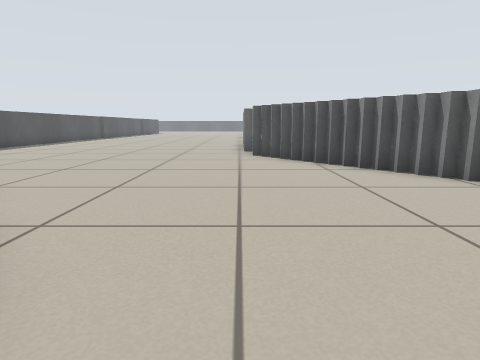
view 1 (above)

16 first-person views from a walk through a robot-simulator world made for Stage. The camera is 0.5 m above the floor, tilts 10° down and sees 75° across. Floor lines are 1 m apart. The floor is counted in squares, 0.5 m on a side. Each view is taken from the middle of a square. On the plan, view 1 faces up. The plan holds only what a view shows up to about 12 squares ahead; the rest is blank. The place goes on beyond the plan. Robots are left out.

view 2
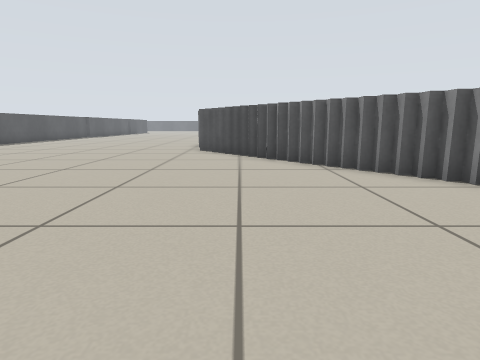

view 3
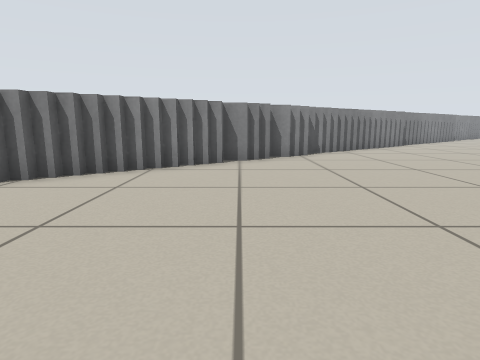

view 4
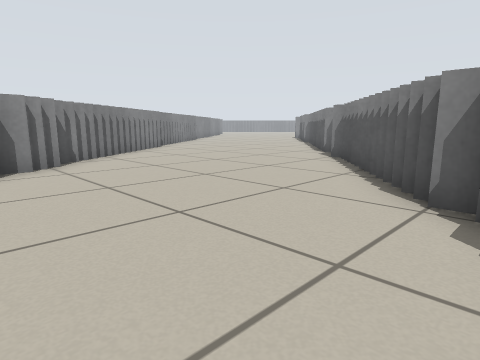

view 5
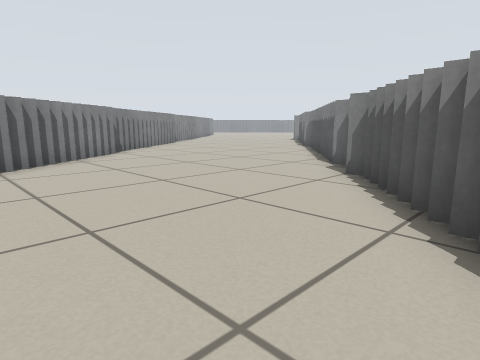

view 6
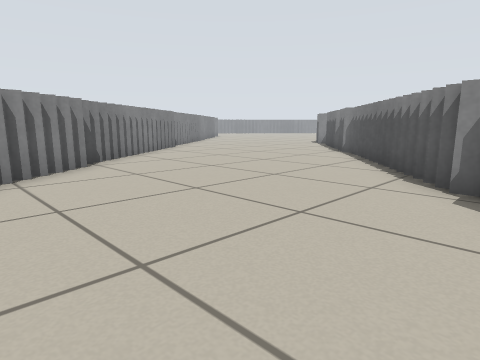

view 7
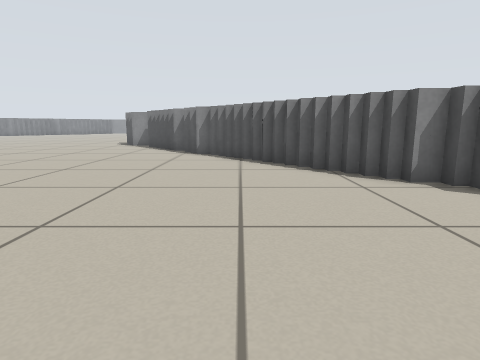

view 8
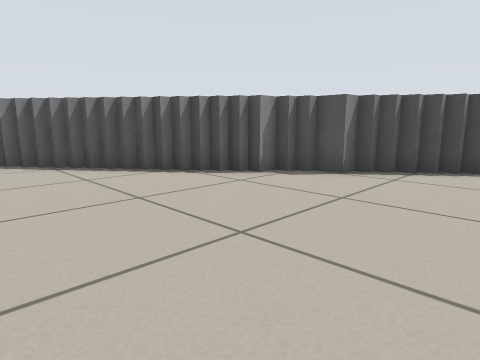

view 9
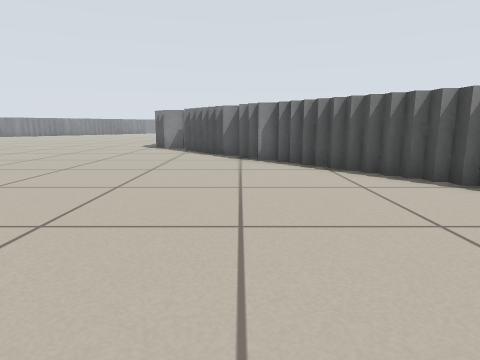

view 10
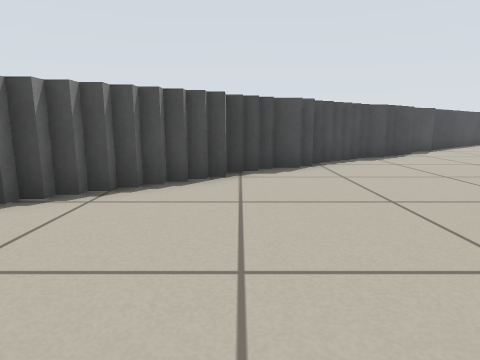

view 11
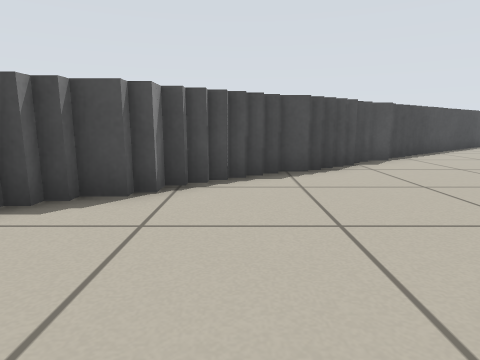

view 12
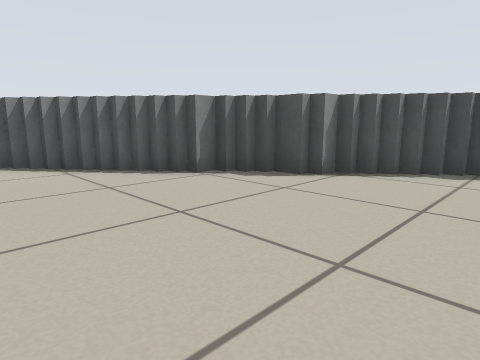

view 13
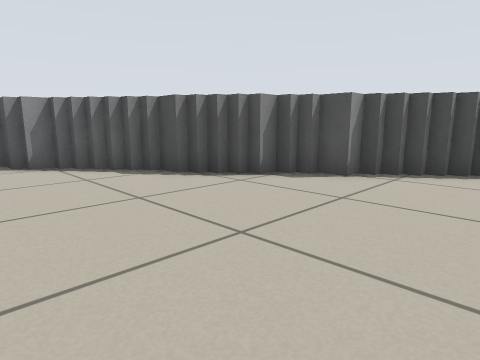

view 14
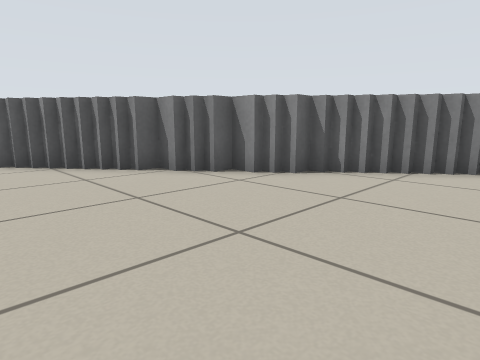

view 15
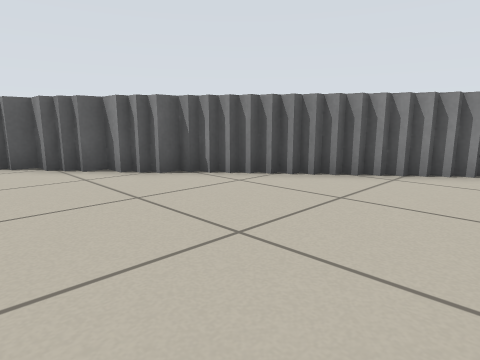

view 16
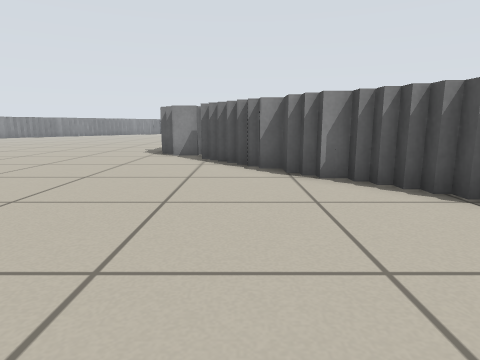

### Floor plan
Key: @ floor where view 1 was taken; # wall or solid block; . floor; = window, fence, low wall or low ledge.
Columns run from 7 left of view 1 to 14 right of it. Each row starts with its distance up from view 1.
  8 =........==#==
  7 ==........==.=
  6  ==........==
  5   =.........=
  4   ==........== ==
  3  =.==........==.=
  2   = ==........==.=
  1      #.........==
  0      ==@.......==  =
 -1     =.==........== ==
 -2      =.==........==.=
 -3       =.==........==.=
 -4       == ==........==
 -5        = ==.........=#
 -6         =.==........==
 -7          =.==........=
 -8          ==.==........
 -9           == ==.......
-10            =  ==......
-11               ==......
-12              =.==.....
-13               =.==....
-14                =.==...
-15                == ==..
-16                 = ==..
-17                  =.==.
-18                   = ==
-19                     ==
-20                     ==
-21                      =

Where each view was taken, in squares from view 1:
view 1: 0 up, 0 right, facing up
view 2: 2 down, 2 right, facing up
view 3: 1 up, 1 left, facing right
view 4: 1 up, 1 right, facing down-right
view 5: 2 down, 3 right, facing down-right
view 6: 4 down, 6 right, facing down-right
view 7: 4 down, 10 right, facing down
view 8: 5 down, 12 right, facing down-left
view 9: 6 down, 12 right, facing down
view 10: 3 down, 8 right, facing left
view 11: 0 up, 5 right, facing left
view 12: 2 up, 6 right, facing down-left
view 13: 7 up, 2 right, facing down-left
view 14: 5 down, 4 right, facing up-right
view 15: 7 down, 6 right, facing up-right
view 16: 9 down, 13 right, facing down
